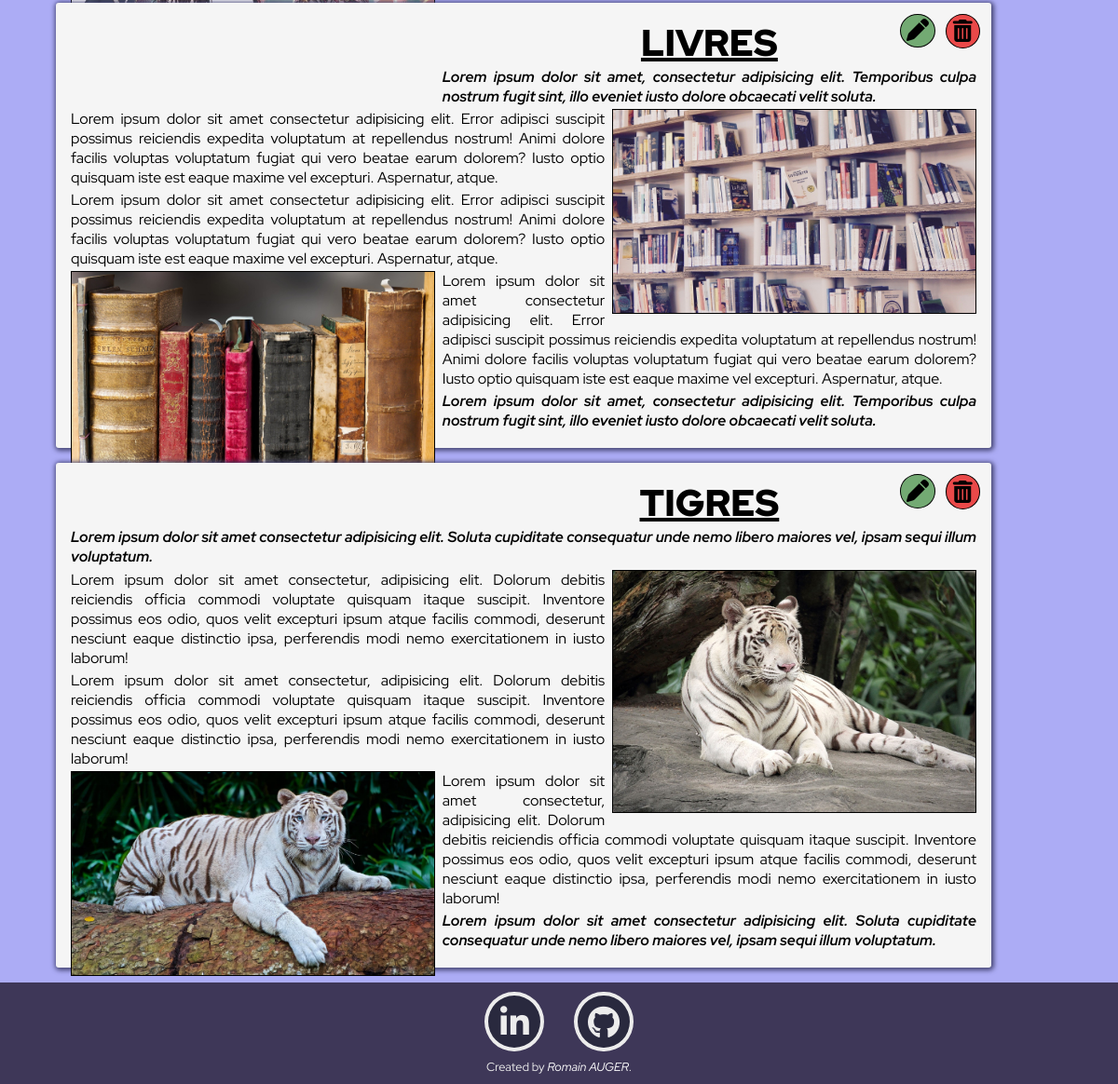
Page /index.php?page=articles_edit (signed in, lower part) on the earlier database version.
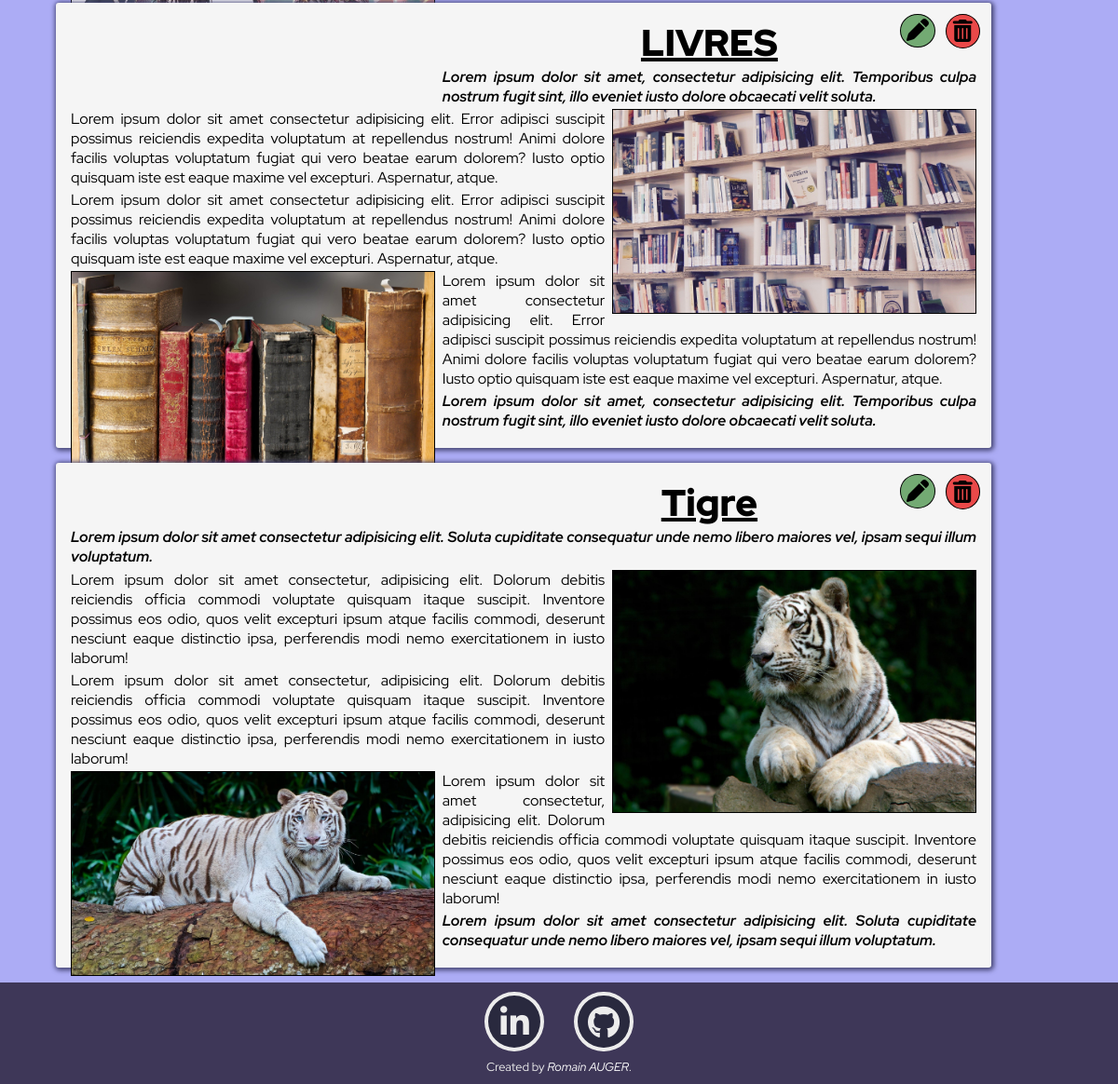
Same page on the later database version.
### tables this page shows
CREATE TABLE "News" (
	"Id"	INTEGER,
	"Image_1_name"	TEXT,
	"Image_1_path"	TEXT,
	"Title"	TEXT,
	"Introduction"	TEXT,
	"Paragraphe_1"	TEXT,
	"Image_2_name"	TEXT,
	"Image_2_path"	TEXT,
	"Paragraphe_2"	TEXT,
	"Image_3_name"	TEXT,
	"Image_3_path"	TEXT,
	"Paragraphe_3"	TEXT,
	"Conclusion"	TEXT,
	"Id_User"	TEXT,
	PRIMARY KEY("Id" AUTOINCREMENT)
);

### Controls/articles_edit_controller.php (called while the page is built)
<?php
    $bddPDO = new PDO('sqlite:Private/DataBase/Project_Database.db');
    $bddPDO->setAttribute(PDO::ATTR_ERRMODE, PDO::ERRMODE_EXCEPTION);
    $ArticleMana = new ArticleManager($bddPDO);
    require "Views/articles_edit.php";
?>

### index.php (called while the page is built, shortened)
<?php
require "Models/Article.php";
require "Models/ArticleManager.php";
require "Views/layout.php";
?>

### Models/ArticleManager.php (called while the page is built, shortened)
<?php
    class ArticleManager{
        private $bddPDO;
        public function __construct(PDO $bddPDO) {
            $this->bddPDO = $bddPDO;
        }
        public function selectAllArticles(){
            $query = $this->bddPDO->query("SELECT * FROM News ORDER BY Id DESC");
            $query->setFetchMode(PDO::FETCH_CLASS  | PDO::FETCH_PROPS_LATE, "Article" );
            $List = $query -> fetchAll();
            return $List;
        }
    }
?>

### Models/Article.php (called while the page is built, shortened)
<?php
class Article {
    private $errors = [],
    $Id,
    $Title,
    $Introduction,
    $Conclusion,
    $Paragraphe_1,
    $Paragraphe_2,
    $Paragraphe_3,
    $Image_1_name,
    $Image_2_name,
    $Image_3_name,
    $Image_1_path,
    $Image_2_path,
    $Image_3_path,
    $Id_User;
    public function getId(){
        return $this->Id;
    }
    public function getTitle(){
        return $this->Title;
    }
    public function getIntroduction(){
        return $this->Introduction;
    }
    public function getConclusion(){
        return $this->Conclusion;
    }
    public function getParagraphe_1(){
        return $this->Paragraphe_1;
    }
    public function getParagraphe_2(){
        return $this->Paragraphe_2;
    }
    public function getParagraphe_3(){
        return $this->Paragraphe_3;
    }
    public function getImage_1_name(){
        return $this->Image_1_name;
    }
    public function getImage_2_name(){
        return $this->Image_2_name;
    }
    public function getImage_2_path(){
        return $this->Image_2_path;
    }
    public function getImage_3_path(){
        return $this->Image_3_path;
    }
}
?>

### Views/articles_edit.php (the view, shortened to what this page needs)
<article class="articles_edit">
    <?php foreach ($ArticleMana->selectAllArticles() as $ArticleViews) : ?>
        <section>
            <button class="button_edit"><a href="?page=new_edit&Id=<?= ($ArticleViews->getId()) ?>"><i class="fa-solid fa-pen"></i></a></button>
            <button class="button_delete"><a href="#"><i class="fa-solid fa-trash-can"></i></a></button>
            <h1><?= $ArticleViews->getTitle(); ?></h1>
            <p class="intro_concl"><?= $ArticleViews->getIntroduction(); ?></p>
            <img src="<?= $ArticleViews->getImage_2_path(); ?>" alt="<?= $ArticleViews->getImage_1_name(); ?>" class="image_1">
            <p><?= $ArticleViews->getParagraphe_1(); ?></p>
            <p><?= $ArticleViews->getParagraphe_2(); ?></p>
            <img src="<?= $ArticleViews->getImage_3_path(); ?>" alt="<?= $ArticleViews->getImage_2_name(); ?>" class="image_2">
            <p><?= $ArticleViews->getParagraphe_3(); ?></p>
            <p class="intro_concl"><?= $ArticleViews->getConclusion(); ?></p>
        </section>
    <?php endforeach ?>
</article>

Differences in the rows shown:
changed news: Title "TIGRES" → "Tigre"; Image_2_path: a different picture
